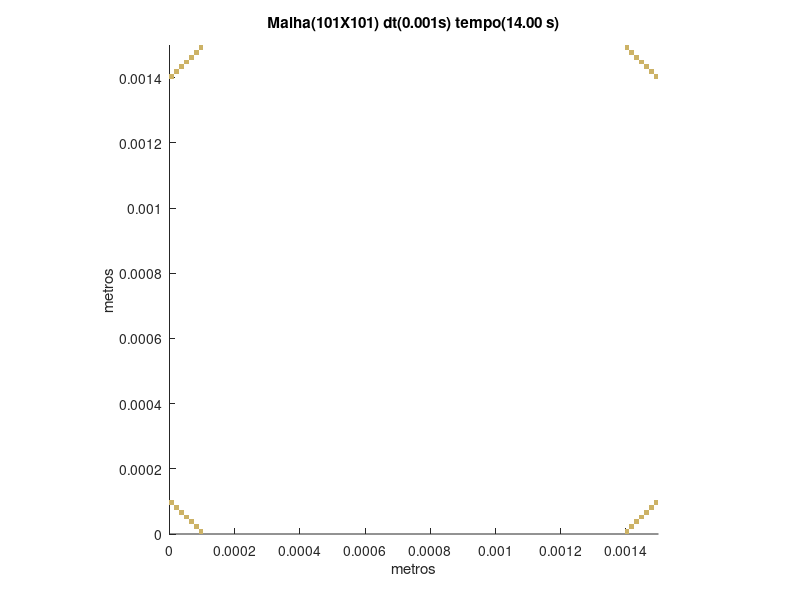

Here is the MATLAB script that generated this plot:
set (gca,'PlotBoxAspectRatio',[1 1 1],'Xlim',[0,0.0015],'Ylim',[0,0.0015])
hold on
title('Malha(101X101) dt(0.001s) tempo(14.00 s)')
hold on
ylabel('metros')
hold on
xlabel('metros')
hold on

fill([8.91089108910891E-05 8.91089108910891E-05 0.000103960396039604 0.000103960396039604],[0 1.48514851485149E-05 1.48514851485149E-05 0],[0.8,0.7,0.4],'LineStyle','none')

fill([0.0013960396039604 0.0013960396039604 0.00141089108910891 0.00141089108910891],[0 1.48514851485149E-05 1.48514851485149E-05 0],[0.8,0.7,0.4],'LineStyle','none')

fill([7.42574257425743E-05 7.42574257425743E-05 8.91089108910891E-05 8.91089108910891E-05],[1.48514851485149E-05 2.97029702970297E-05 2.97029702970297E-05 1.48514851485149E-05],[0.8,0.7,0.4],'LineStyle','none')

fill([0.00141089108910891 0.00141089108910891 0.00142574257425743 0.00142574257425743],[1.48514851485149E-05 2.97029702970297E-05 2.97029702970297E-05 1.48514851485149E-05],[0.8,0.7,0.4],'LineStyle','none')

fill([5.94059405940594E-05 5.94059405940594E-05 7.42574257425743E-05 7.42574257425743E-05],[2.97029702970297E-05 4.45544554455446E-05 4.45544554455446E-05 2.97029702970297E-05],[0.8,0.7,0.4],'LineStyle','none')

fill([0.00142574257425743 0.00142574257425743 0.00144059405940594 0.00144059405940594],[2.97029702970297E-05 4.45544554455446E-05 4.45544554455446E-05 2.97029702970297E-05],[0.8,0.7,0.4],'LineStyle','none')

fill([4.45544554455446E-05 4.45544554455446E-05 5.94059405940594E-05 5.94059405940594E-05],[4.45544554455446E-05 5.94059405940594E-05 5.94059405940594E-05 4.45544554455446E-05],[0.8,0.7,0.4],'LineStyle','none')

fill([0.00144059405940594 0.00144059405940594 0.00145544554455446 0.00145544554455446],[4.45544554455446E-05 5.94059405940594E-05 5.94059405940594E-05 4.45544554455446E-05],[0.8,0.7,0.4],'LineStyle','none')

fill([2.97029702970297E-05 2.97029702970297E-05 4.45544554455446E-05 4.45544554455446E-05],[5.94059405940594E-05 7.42574257425743E-05 7.42574257425743E-05 5.94059405940594E-05],[0.8,0.7,0.4],'LineStyle','none')

fill([0.00145544554455446 0.00145544554455446 0.00147029702970297 0.00147029702970297],[5.94059405940594E-05 7.42574257425743E-05 7.42574257425743E-05 5.94059405940594E-05],[0.8,0.7,0.4],'LineStyle','none')

fill([1.48514851485149E-05 1.48514851485149E-05 2.97029702970297E-05 2.97029702970297E-05],[7.42574257425743E-05 8.91089108910891E-05 8.91089108910891E-05 7.42574257425743E-05],[0.8,0.7,0.4],'LineStyle','none')

fill([0.00147029702970297 0.00147029702970297 0.00148514851485149 0.00148514851485149],[7.42574257425743E-05 8.91089108910891E-05 8.91089108910891E-05 7.42574257425743E-05],[0.8,0.7,0.4],'LineStyle','none')

fill([0 0 1.48514851485149E-05 1.48514851485149E-05],[8.91089108910891E-05 0.000103960396039604 0.000103960396039604 8.91089108910891E-05],[0.8,0.7,0.4],'LineStyle','none')

fill([0.00148514851485149 0.00148514851485149 0.0015 0.0015],[8.91089108910891E-05 0.000103960396039604 0.000103960396039604 8.91089108910891E-05],[0.8,0.7,0.4],'LineStyle','none')

fill([0 0 1.48514851485149E-05 1.48514851485149E-05],[0.0013960396039604 0.00141089108910891 0.00141089108910891 0.0013960396039604],[0.8,0.7,0.4],'LineStyle','none')

fill([0.00148514851485149 0.00148514851485149 0.0015 0.0015],[0.0013960396039604 0.00141089108910891 0.00141089108910891 0.0013960396039604],[0.8,0.7,0.4],'LineStyle','none')

fill([1.48514851485149E-05 1.48514851485149E-05 2.97029702970297E-05 2.97029702970297E-05],[0.00141089108910891 0.00142574257425743 0.00142574257425743 0.00141089108910891],[0.8,0.7,0.4],'LineStyle','none')

fill([0.00147029702970297 0.00147029702970297 0.00148514851485149 0.00148514851485149],[0.00141089108910891 0.00142574257425743 0.00142574257425743 0.00141089108910891],[0.8,0.7,0.4],'LineStyle','none')

fill([2.97029702970297E-05 2.97029702970297E-05 4.45544554455446E-05 4.45544554455446E-05],[0.00142574257425743 0.00144059405940594 0.00144059405940594 0.00142574257425743],[0.8,0.7,0.4],'LineStyle','none')

fill([0.00145544554455446 0.00145544554455446 0.00147029702970297 0.00147029702970297],[0.00142574257425743 0.00144059405940594 0.00144059405940594 0.00142574257425743],[0.8,0.7,0.4],'LineStyle','none')

fill([4.45544554455446E-05 4.45544554455446E-05 5.94059405940594E-05 5.94059405940594E-05],[0.00144059405940594 0.00145544554455446 0.00145544554455446 0.00144059405940594],[0.8,0.7,0.4],'LineStyle','none')

fill([0.00144059405940594 0.00144059405940594 0.00145544554455446 0.00145544554455446],[0.00144059405940594 0.00145544554455446 0.00145544554455446 0.00144059405940594],[0.8,0.7,0.4],'LineStyle','none')

fill([5.94059405940594E-05 5.94059405940594E-05 7.42574257425743E-05 7.42574257425743E-05],[0.00145544554455446 0.00147029702970297 0.00147029702970297 0.00145544554455446],[0.8,0.7,0.4],'LineStyle','none')

fill([0.00142574257425743 0.00142574257425743 0.00144059405940594 0.00144059405940594],[0.00145544554455446 0.00147029702970297 0.00147029702970297 0.00145544554455446],[0.8,0.7,0.4],'LineStyle','none')

fill([7.42574257425743E-05 7.42574257425743E-05 8.91089108910891E-05 8.91089108910891E-05],[0.00147029702970297 0.00148514851485149 0.00148514851485149 0.00147029702970297],[0.8,0.7,0.4],'LineStyle','none')

fill([0.00141089108910891 0.00141089108910891 0.00142574257425743 0.00142574257425743],[0.00147029702970297 0.00148514851485149 0.00148514851485149 0.00147029702970297],[0.8,0.7,0.4],'LineStyle','none')

fill([8.91089108910891E-05 8.91089108910891E-05 0.000103960396039604 0.000103960396039604],[0.00148514851485149 0.0015 0.0015 0.00148514851485149],[0.8,0.7,0.4],'LineStyle','none')

fill([0.0013960396039604 0.0013960396039604 0.00141089108910891 0.00141089108910891],[0.00148514851485149 0.0015 0.0015 0.00148514851485149],[0.8,0.7,0.4],'LineStyle','none')
